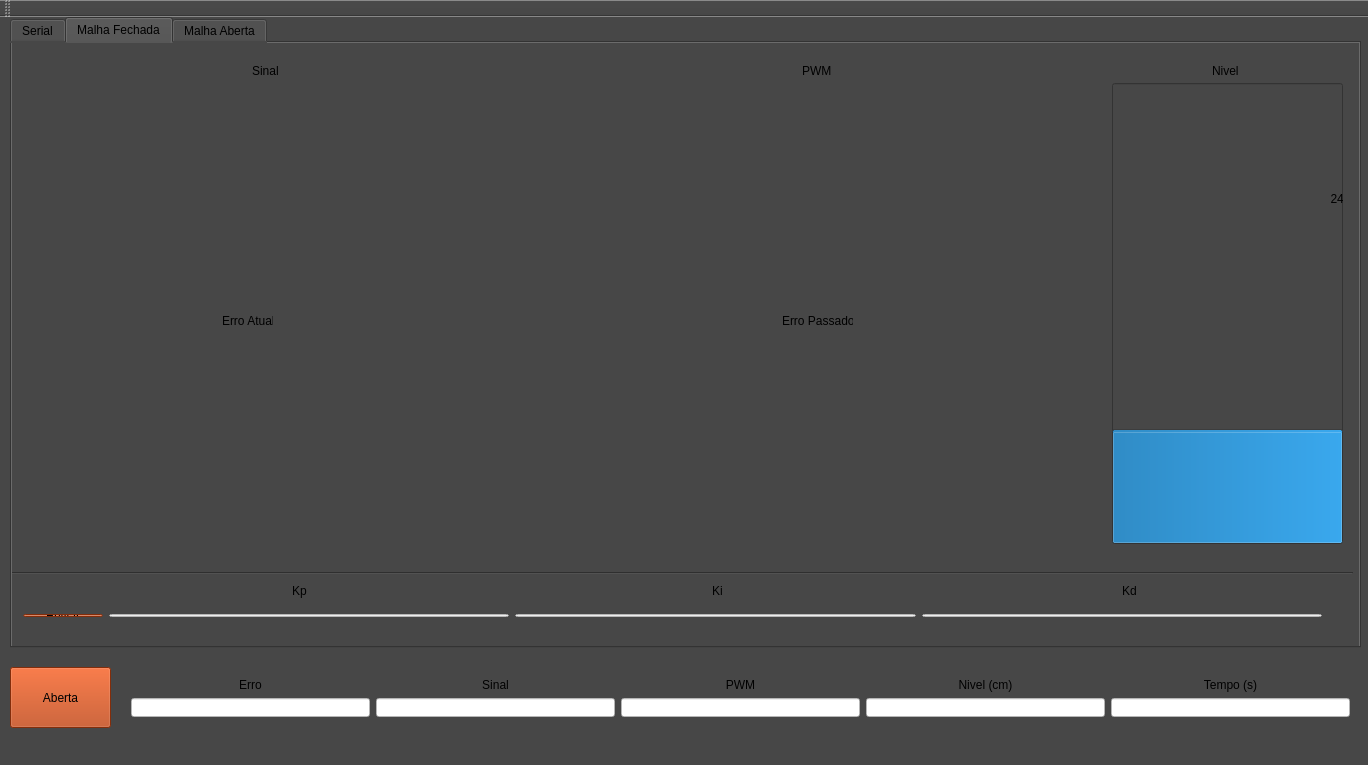
<?xml version="1.0" encoding="UTF-8"?>
<ui version="4.0">
 <class>MainWindow</class>
 <widget class="QMainWindow" name="MainWindow">
  <property name="geometry">
   <rect>
    <x>0</x>
    <y>0</y>
    <width>1368</width>
    <height>765</height>
   </rect>
  </property>
  <property name="windowTitle">
   <string>Serial Controller</string>
  </property>
  <property name="styleSheet">
   <string notr="true">background-color: rgb(71, 71, 71);</string>
  </property>
  <widget class="QWidget" name="centralWidget">
   <widget class="QTabWidget" name="tabWidget">
    <property name="geometry">
     <rect>
      <x>10</x>
      <y>0</y>
      <width>1351</width>
      <height>631</height>
     </rect>
    </property>
    <property name="styleSheet">
     <string notr="true"/>
    </property>
    <property name="currentIndex">
     <number>1</number>
    </property>
    <widget class="QWidget" name="tab">
     <property name="styleSheet">
      <string notr="true">border-bottom-color: rgb(0, 0, 127);</string>
     </property>
     <attribute name="title">
      <string>Serial</string>
     </attribute>
     <widget class="QWidget" name="layoutWidget">
      <property name="geometry">
       <rect>
        <x>20</x>
        <y>110</y>
        <width>1291</width>
        <height>431</height>
       </rect>
      </property>
      <layout class="QVBoxLayout" name="verticalLayout">
       <item>
        <layout class="QHBoxLayout" name="horizontalLayout">
         <item>
          <widget class="QLabel" name="label">
           <property name="styleSheet">
            <string notr="true">background-color: rgb(185, 63, 14);</string>
           </property>
           <property name="text">
            <string> Porta:  </string>
           </property>
          </widget>
         </item>
         <item>
          <widget class="QLineEdit" name="PortLineEdit">
           <property name="styleSheet">
            <string notr="true">background-color: rgb(255, 255, 255);</string>
           </property>
           <property name="text">
            <string>COM5</string>
           </property>
          </widget>
         </item>
         <item>
          <widget class="QPushButton" name="ConnectPushButton">
           <property name="styleSheet">
            <string notr="true">background-color: rgb(185, 63, 14);</string>
           </property>
           <property name="text">
            <string>Connect</string>
           </property>
          </widget>
         </item>
         <item>
          <widget class="QPushButton" name="DisconnectPushButton">
           <property name="styleSheet">
            <string notr="true">background-color: rgb(185, 63, 14);</string>
           </property>
           <property name="text">
            <string>Disconnect</string>
           </property>
          </widget>
         </item>
         <item>
          <widget class="QPushButton" name="ClearPushButton">
           <property name="styleSheet">
            <string notr="true">background-color: rgb(185, 63, 14);</string>
           </property>
           <property name="text">
            <string>Clear</string>
           </property>
          </widget>
         </item>
        </layout>
       </item>
       <item>
        <widget class="QTextEdit" name="textEdit">
         <property name="styleSheet">
          <string notr="true">background-color: rgb(255, 255, 255);</string>
         </property>
        </widget>
       </item>
       <item>
        <layout class="QHBoxLayout" name="horizontalLayout_2">
         <item>
          <widget class="QLineEdit" name="SendLineEdit">
           <property name="styleSheet">
            <string notr="true">background-color: rgb(255, 255, 255);</string>
           </property>
          </widget>
         </item>
         <item>
          <widget class="QPushButton" name="SendPushButton">
           <property name="styleSheet">
            <string notr="true">background-color: rgb(185, 63, 14);</string>
           </property>
           <property name="text">
            <string>Send</string>
           </property>
          </widget>
         </item>
        </layout>
       </item>
      </layout>
     </widget>
     <widget class="QLabel" name="label_21">
      <property name="geometry">
       <rect>
        <x>20</x>
        <y>20</y>
        <width>1291</width>
        <height>41</height>
       </rect>
      </property>
      <property name="font">
       <font>
        <family>MS Shell Dlg 2</family>
        <pointsize>22</pointsize>
        <weight>50</weight>
        <italic>false</italic>
        <bold>false</bold>
       </font>
      </property>
      <property name="styleSheet">
       <string notr="true">background-color: rgb(185, 63, 14);
border-color: rgb(0, 0, 0);</string>
      </property>
      <property name="text">
       <string> SISTEMA  DE  EXPERIMENTAÇÃO  DE  CONTROLE  DE  NÍVEL PARA  LÍQUIDOS  MULTIVARIÁVEL</string>
      </property>
     </widget>
    </widget>
    <widget class="QWidget" name="tab_2">
     <attribute name="title">
      <string>Malha Fechada</string>
     </attribute>
     <widget class="QWidget" name="widSINAL" native="true">
      <property name="geometry">
       <rect>
        <x>10</x>
        <y>40</y>
        <width>531</width>
        <height>221</height>
       </rect>
      </property>
     </widget>
     <widget class="QWidget" name="widPWM" native="true">
      <property name="geometry">
       <rect>
        <x>550</x>
        <y>40</y>
        <width>531</width>
        <height>221</height>
       </rect>
      </property>
     </widget>
     <widget class="QWidget" name="widERRO" native="true">
      <property name="enabled">
       <bool>true</bool>
      </property>
      <property name="geometry">
       <rect>
        <x>550</x>
        <y>290</y>
        <width>531</width>
        <height>211</height>
       </rect>
      </property>
     </widget>
     <widget class="QLabel" name="label_3">
      <property name="geometry">
       <rect>
        <x>790</x>
        <y>20</y>
        <width>31</width>
        <height>16</height>
       </rect>
      </property>
      <property name="text">
       <string>PWM</string>
      </property>
     </widget>
     <widget class="QLabel" name="label_4">
      <property name="geometry">
       <rect>
        <x>210</x>
        <y>270</y>
        <width>51</width>
        <height>16</height>
       </rect>
      </property>
      <property name="text">
       <string>Erro Atual</string>
      </property>
     </widget>
     <widget class="QLabel" name="label_2">
      <property name="geometry">
       <rect>
        <x>240</x>
        <y>20</y>
        <width>31</width>
        <height>16</height>
       </rect>
      </property>
      <property name="text">
       <string>Sinal</string>
      </property>
     </widget>
     <widget class="QProgressBar" name="progressBar">
      <property name="geometry">
       <rect>
        <x>1100</x>
        <y>40</y>
        <width>231</width>
        <height>461</height>
       </rect>
      </property>
      <property name="value">
       <number>24</number>
      </property>
      <property name="orientation">
       <enum>Qt::Vertical</enum>
      </property>
     </widget>
     <widget class="QLabel" name="label_10">
      <property name="geometry">
       <rect>
        <x>1200</x>
        <y>20</y>
        <width>31</width>
        <height>16</height>
       </rect>
      </property>
      <property name="text">
       <string>Nivel</string>
      </property>
     </widget>
     <widget class="QWidget" name="widget" native="true">
      <property name="geometry">
       <rect>
        <x>10</x>
        <y>510</y>
        <width>1361</width>
        <height>91</height>
       </rect>
      </property>
      <widget class="QWidget" name="layoutWidget">
       <property name="geometry">
        <rect>
         <x>-10</x>
         <y>50</y>
         <width>1321</width>
         <height>25</height>
        </rect>
       </property>
       <layout class="QHBoxLayout" name="horizontalLayout_3">
        <item>
         <widget class="QPushButton" name="pushButton">
          <property name="styleSheet">
           <string notr="true">background-color: rgb(185, 63, 14);</string>
          </property>
          <property name="text">
           <string>Enviar</string>
          </property>
         </widget>
        </item>
        <item>
         <widget class="QLineEdit" name="kp">
          <property name="styleSheet">
           <string notr="true">background-color: rgb(255, 255, 255);</string>
          </property>
         </widget>
        </item>
        <item>
         <widget class="QLineEdit" name="ki">
          <property name="styleSheet">
           <string notr="true">background-color: rgb(255, 255, 255);</string>
          </property>
         </widget>
        </item>
        <item>
         <widget class="QLineEdit" name="kd">
          <property name="styleSheet">
           <string notr="true">background-color: rgb(255, 255, 255);</string>
          </property>
         </widget>
        </item>
       </layout>
      </widget>
      <widget class="QLabel" name="label_14">
       <property name="geometry">
        <rect>
         <x>270</x>
         <y>30</y>
         <width>16</width>
         <height>16</height>
        </rect>
       </property>
       <property name="text">
        <string>Kp</string>
       </property>
      </widget>
      <widget class="QLabel" name="label_15">
       <property name="geometry">
        <rect>
         <x>690</x>
         <y>30</y>
         <width>16</width>
         <height>16</height>
        </rect>
       </property>
       <property name="text">
        <string>Ki</string>
       </property>
      </widget>
      <widget class="QLabel" name="label_16">
       <property name="geometry">
        <rect>
         <x>1100</x>
         <y>30</y>
         <width>16</width>
         <height>16</height>
        </rect>
       </property>
       <property name="text">
        <string>Kd</string>
       </property>
      </widget>
     </widget>
     <widget class="Line" name="line_7">
      <property name="geometry">
       <rect>
        <x>0</x>
        <y>520</y>
        <width>1341</width>
        <height>20</height>
       </rect>
      </property>
      <property name="orientation">
       <enum>Qt::Horizontal</enum>
      </property>
     </widget>
     <widget class="QWidget" name="widERRO_3" native="true">
      <property name="enabled">
       <bool>true</bool>
      </property>
      <property name="geometry">
       <rect>
        <x>10</x>
        <y>290</y>
        <width>531</width>
        <height>211</height>
       </rect>
      </property>
     </widget>
     <widget class="QLabel" name="label_17">
      <property name="geometry">
       <rect>
        <x>770</x>
        <y>270</y>
        <width>71</width>
        <height>16</height>
       </rect>
      </property>
      <property name="text">
       <string>Erro Passado</string>
      </property>
     </widget>
    </widget>
    <widget class="QWidget" name="tab_3">
     <attribute name="title">
      <string>Malha Aberta</string>
     </attribute>
     <widget class="QWidget" name="widERRO_2" native="true">
      <property name="enabled">
       <bool>true</bool>
      </property>
      <property name="geometry">
       <rect>
        <x>10</x>
        <y>50</y>
        <width>531</width>
        <height>181</height>
       </rect>
      </property>
      <zorder>widSINAL_2</zorder>
     </widget>
     <widget class="QLabel" name="label_11">
      <property name="geometry">
       <rect>
        <x>670</x>
        <y>10</y>
        <width>31</width>
        <height>16</height>
       </rect>
      </property>
      <property name="text">
       <string>Nivel</string>
      </property>
     </widget>
     <widget class="QProgressBar" name="progressBar_2">
      <property name="geometry">
       <rect>
        <x>570</x>
        <y>40</y>
        <width>231</width>
        <height>401</height>
       </rect>
      </property>
      <property name="styleSheet">
       <string notr="true">background-color: rgb(255, 255, 255);</string>
      </property>
      <property name="value">
       <number>24</number>
      </property>
      <property name="orientation">
       <enum>Qt::Vertical</enum>
      </property>
     </widget>
     <widget class="QWidget" name="widPWM_2" native="true">
      <property name="geometry">
       <rect>
        <x>10</x>
        <y>280</y>
        <width>531</width>
        <height>151</height>
       </rect>
      </property>
     </widget>
     <widget class="QLabel" name="label_13">
      <property name="geometry">
       <rect>
        <x>240</x>
        <y>250</y>
        <width>31</width>
        <height>16</height>
       </rect>
      </property>
      <property name="text">
       <string>PWM</string>
      </property>
     </widget>
     <widget class="QPushButton" name="pushButton_3">
      <property name="geometry">
       <rect>
        <x>10</x>
        <y>520</y>
        <width>121</width>
        <height>51</height>
       </rect>
      </property>
      <property name="styleSheet">
       <string notr="true">background-color: rgb(185, 63, 14);</string>
      </property>
      <property name="text">
       <string>Iniciar</string>
      </property>
     </widget>
     <widget class="QSlider" name="horizontalSlider">
      <property name="geometry">
       <rect>
        <x>150</x>
        <y>530</y>
        <width>351</width>
        <height>31</height>
       </rect>
      </property>
      <property name="maximum">
       <number>198</number>
      </property>
      <property name="orientation">
       <enum>Qt::Horizontal</enum>
      </property>
      <property name="tickPosition">
       <enum>QSlider::TicksAbove</enum>
      </property>
      <property name="tickInterval">
       <number>0</number>
      </property>
     </widget>
     <widget class="QLabel" name="label_18">
      <property name="geometry">
       <rect>
        <x>320</x>
        <y>500</y>
        <width>47</width>
        <height>13</height>
       </rect>
      </property>
      <property name="text">
       <string/>
      </property>
     </widget>
     <widget class="QLabel" name="label_19">
      <property name="geometry">
       <rect>
        <x>520</x>
        <y>530</y>
        <width>47</width>
        <height>31</height>
       </rect>
      </property>
      <property name="text">
       <string>Contador:</string>
      </property>
     </widget>
     <widget class="QLabel" name="label_20">
      <property name="geometry">
       <rect>
        <x>580</x>
        <y>530</y>
        <width>47</width>
        <height>31</height>
       </rect>
      </property>
      <property name="text">
       <string/>
      </property>
     </widget>
     <widget class="QLabel" name="label_38">
      <property name="geometry">
       <rect>
        <x>240</x>
        <y>20</y>
        <width>31</width>
        <height>16</height>
       </rect>
      </property>
      <property name="text">
       <string>Sinal</string>
      </property>
     </widget>
     <widget class="QTextEdit" name="textEdit_3">
      <property name="geometry">
       <rect>
        <x>830</x>
        <y>40</y>
        <width>491</width>
        <height>171</height>
       </rect>
      </property>
      <property name="styleSheet">
       <string notr="true">background-color: rgb(255, 255, 255);</string>
      </property>
     </widget>
     <widget class="QTextEdit" name="textEdit_4">
      <property name="geometry">
       <rect>
        <x>830</x>
        <y>270</y>
        <width>491</width>
        <height>171</height>
       </rect>
      </property>
      <property name="styleSheet">
       <string notr="true">background-color: rgb(255, 255, 255);</string>
      </property>
     </widget>
    </widget>
   </widget>
   <widget class="QWidget" name="layoutWidget">
    <property name="geometry">
     <rect>
      <x>120</x>
      <y>650</y>
      <width>1241</width>
      <height>61</height>
     </rect>
    </property>
    <layout class="QHBoxLayout" name="horizontalLayout_4">
     <item>
      <layout class="QVBoxLayout" name="verticalLayout_6">
       <item>
        <widget class="QLabel" name="label_5">
         <property name="text">
          <string>Erro</string>
         </property>
         <property name="alignment">
          <set>Qt::AlignCenter</set>
         </property>
        </widget>
       </item>
       <item>
        <widget class="QLineEdit" name="ErroLineEdit">
         <property name="styleSheet">
          <string notr="true">background-color: rgb(255, 255, 255);</string>
         </property>
        </widget>
       </item>
      </layout>
     </item>
     <item>
      <layout class="QVBoxLayout" name="verticalLayout_5">
       <item>
        <widget class="QLabel" name="label_6">
         <property name="text">
          <string>Sinal</string>
         </property>
         <property name="alignment">
          <set>Qt::AlignCenter</set>
         </property>
        </widget>
       </item>
       <item>
        <widget class="QLineEdit" name="SinalLineEdit">
         <property name="styleSheet">
          <string notr="true">background-color: rgb(255, 255, 255);</string>
         </property>
        </widget>
       </item>
      </layout>
     </item>
     <item>
      <layout class="QVBoxLayout" name="verticalLayout_4">
       <item>
        <widget class="QLabel" name="label_7">
         <property name="text">
          <string>PWM</string>
         </property>
         <property name="alignment">
          <set>Qt::AlignCenter</set>
         </property>
        </widget>
       </item>
       <item>
        <widget class="QLineEdit" name="PWMLineEdit">
         <property name="styleSheet">
          <string notr="true">background-color: rgb(255, 255, 255);</string>
         </property>
        </widget>
       </item>
      </layout>
     </item>
     <item>
      <layout class="QVBoxLayout" name="verticalLayout_3">
       <item>
        <widget class="QLabel" name="label_8">
         <property name="text">
          <string>Nivel (cm)</string>
         </property>
         <property name="alignment">
          <set>Qt::AlignCenter</set>
         </property>
        </widget>
       </item>
       <item>
        <widget class="QLineEdit" name="TempLineEdit">
         <property name="styleSheet">
          <string notr="true">background-color: rgb(255, 255, 255);</string>
         </property>
        </widget>
       </item>
      </layout>
     </item>
     <item>
      <layout class="QVBoxLayout" name="verticalLayout_2">
       <item>
        <widget class="QLabel" name="label_9">
         <property name="text">
          <string>Tempo (s)</string>
         </property>
         <property name="alignment">
          <set>Qt::AlignCenter</set>
         </property>
        </widget>
       </item>
       <item>
        <widget class="QLineEdit" name="TempoLineEdit">
         <property name="styleSheet">
          <string notr="true">background-color: rgb(255, 255, 255);</string>
         </property>
        </widget>
       </item>
      </layout>
     </item>
    </layout>
   </widget>
   <widget class="QPushButton" name="pushButton_2">
    <property name="geometry">
     <rect>
      <x>10</x>
      <y>650</y>
      <width>101</width>
      <height>61</height>
     </rect>
    </property>
    <property name="styleSheet">
     <string notr="true">background-color: rgb(185, 63, 14);</string>
    </property>
    <property name="text">
     <string>Aberta</string>
    </property>
   </widget>
  </widget>
  <widget class="QMenuBar" name="menuBar">
   <property name="geometry">
    <rect>
     <x>0</x>
     <y>0</y>
     <width>1368</width>
     <height>21</height>
    </rect>
   </property>
  </widget>
  <widget class="QToolBar" name="mainToolBar">
   <attribute name="toolBarArea">
    <enum>TopToolBarArea</enum>
   </attribute>
   <attribute name="toolBarBreak">
    <bool>true</bool>
   </attribute>
  </widget>
  <widget class="QStatusBar" name="statusBar"/>
 </widget>
 <layoutdefault spacing="6" margin="11"/>
 <resources/>
 <connections/>
</ui>
